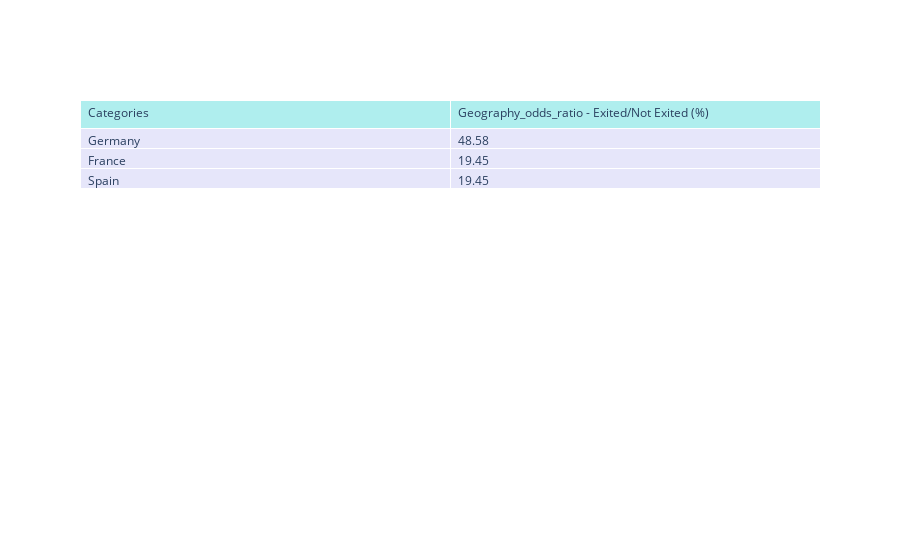
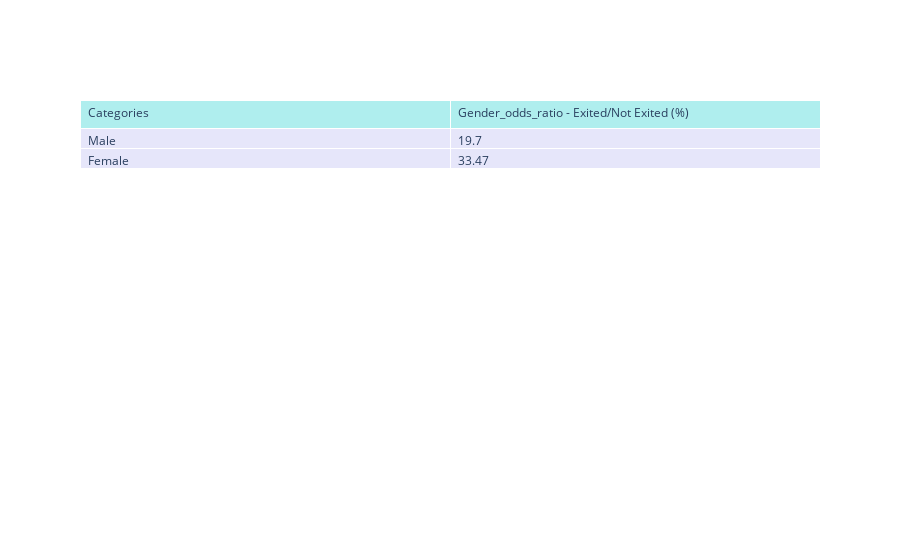
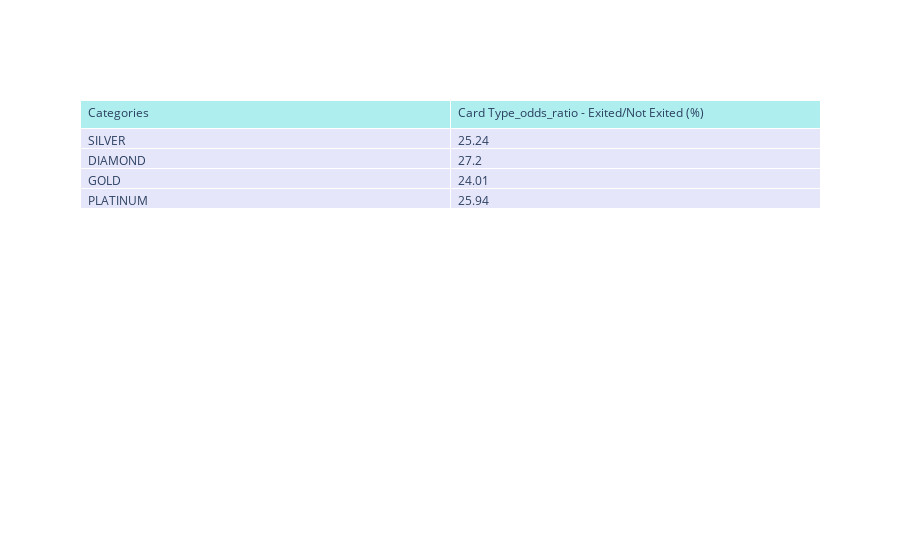
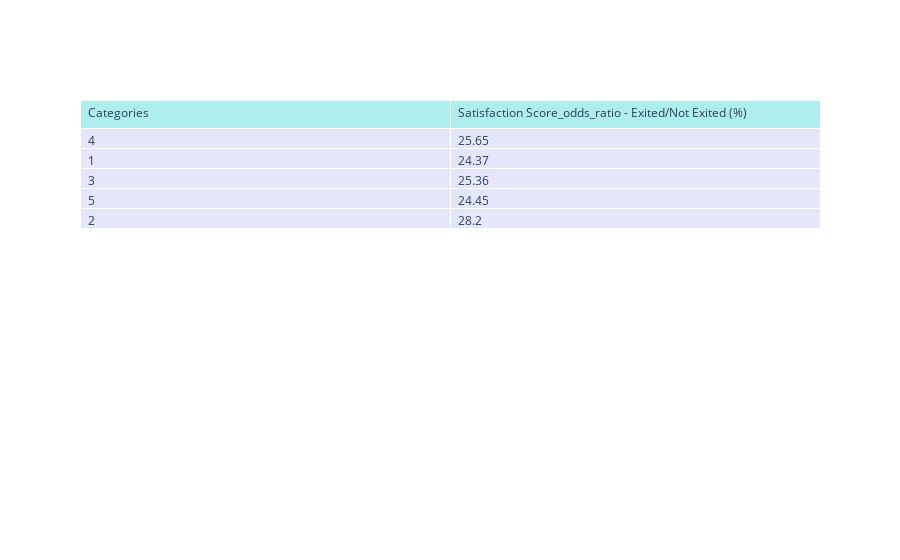

Write notebook code for charts like these, in order.
### Code cell
#Target variable vs categorical predictors


df_train = pd.concat([X_train, y_train],axis=1)


for col in cat_feats:
    if col in df_train.columns:
        plt.figure(figsize=(12,5))
        if len(X_train[col].unique()) < 4:
            sns.histplot(binwidth=0.5, x=col, hue=y_train, data=X_train, stat="count", multiple="stack", bins=10)
        else:
            sns.histplot(binwidth=0.5, y=col, hue=y_train, data=X_train, stat="count", multiple="stack", bins=10)
        plt.title(f"""Distribution of {col} vs Exited """, fontdict={'fontsize':22})
        plt.show()

        print('Overall frequency: ')
        display(X_train[col].value_counts(normalize=True))

        print()

        unique_values = df_train[col].unique()
        odds_dict = {}
        for unique_val in unique_values:
            is_claimed_vals = len(df_train.loc[(df_train['Exited']==1) & (df_train[col]==unique_val)])
            is_not_claimed_vals = len(df_train.loc[(df_train['Exited']==0) & (df_train[col]==unique_val)])
            odds_dict[unique_val] = round(is_claimed_vals/(is_not_claimed_vals+0.000001)*100, 2)

        odds_df = pd.Series(odds_dict, name=f'{col}_odds_ratio - Exited/Not Exited (%)').reset_index() \
            .rename(columns={'index':'Categories'})

        fig = go.Figure(data=[go.Table(
            header=dict(values=list(odds_df.columns),
                        fill_color='paleturquoise',
                        align='left'),
            cells=dict(values=[odds_df[val] for val in odds_df.columns],
                       fill_color='lavender',
                       align='left'))
        ])
        fig.update_layout(
            autosize=False)
        fig.show()

        print('*'*50)

### Figure 1 — Plotly figure (JSON) as saved in the notebook; plotly's stock layout.template omitted (floating-point values rounded to 4 significant figures)
{"data": [{"cells": {"align": "left", "fill": {"color": "lavender"}, "values": [["Germany", "France", "Spain"], [48.58, 19.45, 19.45]]}, "header": {"align": "left", "fill": {"color": "paleturquoise"}, "values": ["Categories", "Geography_odds_ratio - Exited/Not Exited (%)"]}, "type": "table"}], "layout": {"autosize": false}}

### Figure 2 — Plotly figure (JSON) as saved in the notebook; plotly's stock layout.template omitted (floating-point values rounded to 4 significant figures)
{"data": [{"cells": {"align": "left", "fill": {"color": "lavender"}, "values": [["Male", "Female"], [19.7, 33.47]]}, "header": {"align": "left", "fill": {"color": "paleturquoise"}, "values": ["Categories", "Gender_odds_ratio - Exited/Not Exited (%)"]}, "type": "table"}], "layout": {"autosize": false}}

### Figure 3 — Plotly figure (JSON) as saved in the notebook; plotly's stock layout.template omitted (floating-point values rounded to 4 significant figures)
{"data": [{"cells": {"align": "left", "fill": {"color": "lavender"}, "values": [["SILVER", "DIAMOND", "GOLD", "PLATINUM"], [25.24, 27.2, 24.01, 25.94]]}, "header": {"align": "left", "fill": {"color": "paleturquoise"}, "values": ["Categories", "Card Type_odds_ratio - Exited/Not Exited (%)"]}, "type": "table"}], "layout": {"autosize": false}}

### Figure 4 — Plotly figure (JSON) as saved in the notebook; plotly's stock layout.template omitted (floating-point values rounded to 4 significant figures)
{"data": [{"cells": {"align": "left", "fill": {"color": "lavender"}, "values": [[4, 1, 3, 5, 2], [25.65, 24.37, 25.36, 24.45, 28.2]]}, "header": {"align": "left", "fill": {"color": "paleturquoise"}, "values": ["Categories", "Satisfaction Score_odds_ratio - Exited/Not Exited (%)"]}, "type": "table"}], "layout": {"autosize": false}}
